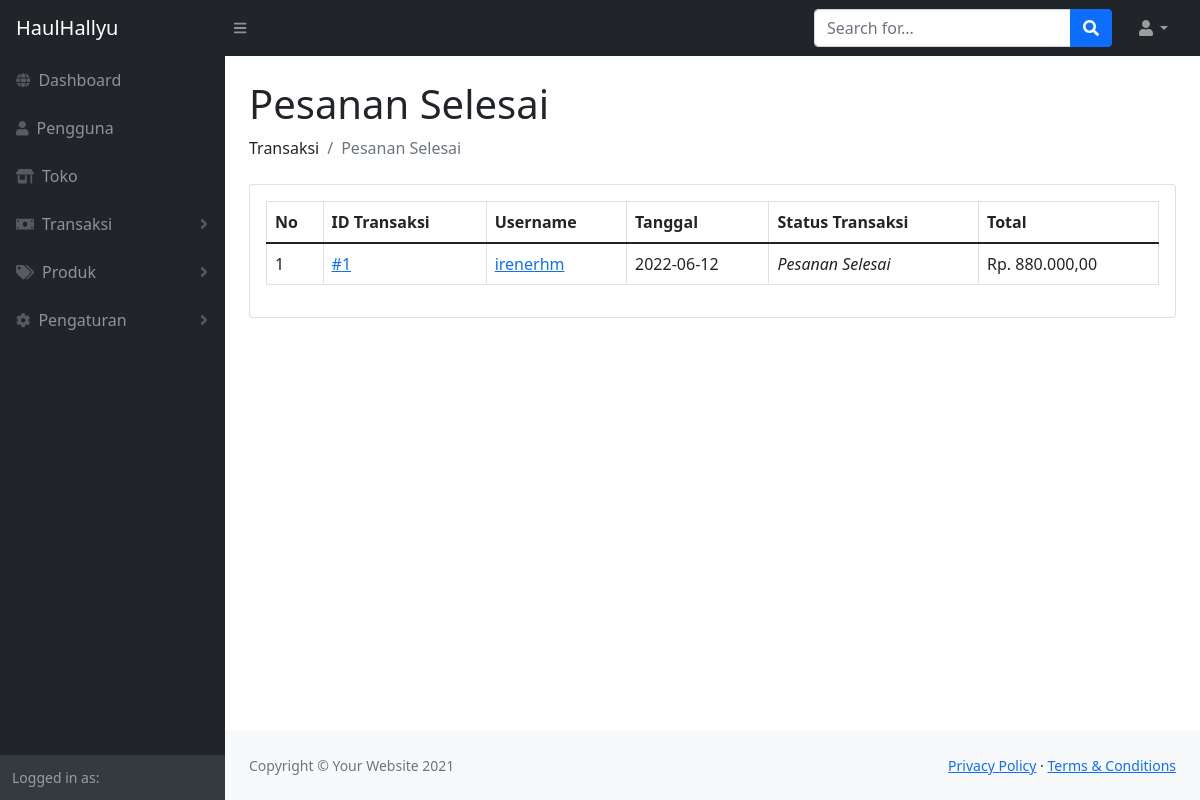
The app's page /selesai.php with its own data.
### tables this page shows
CREATE TABLE `transaksi` (
  `id_transaksi` int(11) NOT NULL,
  `tgl_transaksi` date DEFAULT NULL,
  `total_trans` int(100) DEFAULT NULL,
  `status_trans` varchar(100) DEFAULT NULL,
  `tarif` int(100) DEFAULT NULL,
  `jenispem` varchar(100) NOT NULL,
  `u_username` char(100) DEFAULT NULL
);

CREATE TABLE `user` (
  `u_username` char(100) NOT NULL,
  `u_nama` varchar(100) DEFAULT NULL,
  `u_email` varchar(100) DEFAULT NULL,
  `u_password` varchar(100) DEFAULT NULL,
  `u_alamat` text DEFAULT NULL,
  `u_nohp` char(14) DEFAULT NULL,
  `u_image` varchar(100) DEFAULT NULL
);

### fungsi.php (called while the page is built, shortened)
<?php
$servername = "localhost";
$username ="root";
$password ="";
$dbname = "webmerch";
$conn = mysqli_connect($servername, $username, $password, $dbname);
if (!function_exists('query'))   {
  function query($query) {
	global $conn;
	$result = mysqli_query($conn, $query);
	$rows = [];
	while( $row = mysqli_fetch_assoc($result) )  {
		$rows[] = $row;
	}
	return $rows;
	}
}
?>

### selesai.php (the view, shortened to what this page needs)
<?php
require 'fungsi.php';
$transaksi = query("SELECT * FROM transaksi WHERE status_trans='Pesanan Selesai'");
?>
<!DOCTYPE html>
<html>
    <head>
        <link href="https://cdn.jsdelivr.net/npm/simple-datatables@latest/dist/style.css" rel="stylesheet" />
        <link href="css/styles.css" rel="stylesheet" />
    </head>
    <body class="sb-nav-fixed">
        <?php require "navbar.php"; ?>
        <div id="layoutSidenav">
            <?php require "sidebar.php"; ?>
            <div id="layoutSidenav_content">
                <main>
                    <div class="container-fluid px-4">
                        <h1 class="mt-4">Pesanan Selesai</h1>
                        <ol class="breadcrumb mb-4">
                            <li class="breadcrumb-item">Transaksi</li>
                            <li class="breadcrumb-item active">Pesanan Selesai</li>
                        </ol>
                        <div class="card">
                            <div class="card-body">
                                <div class="table-responsive">
                                    <table class="table table-bordered">
                                        <thead>
                                            <tr>
                                                <th>No</th>
                                                <th>ID Transaksi</th>
                                                <th>Username</th>
                                                <th>Tanggal</th>
                                                <th>Status Transaksi</th>
                                                <th>Total</th>
                                            </tr>
                                        </thead>
                                        <tbody>
                                        <?php $no = 1; ?>
                                        <?php
                                        foreach( $transaksi as $row): ?>
                                            <tr>
                                                <td><?= $no; ?></td>
                                                <td><a href="buktitf.php?id=<?= $row["id_transaksi"]; ?>">#<?= $row["id_transaksi"]; ?></a></td>
                                                <?php
                                                    $idpel = $row['u_username'];
                                                    $pelanggan = "SELECT  * FROM user WHERE u_username='$idpel'";
                                                    $result = mysqli_query($conn,$pelanggan);
                                                    $baris = mysqli_fetch_array($result);
                                                    $username = $baris['u_username'];
                                                ?>
                                                <td><a href="detailuser.php?username=<?php echo $username;?>">
                                                <?php echo $username;?></a></td>
                                                <td><?= $row["tgl_transaksi"]; ?></td>
                                                <td><i><?= $row["status_trans"]; ?></i></td>
                                                <td>Rp. <?php echo number_format($row["total_trans"],2,",",".");?></td>
                                            </tr>
                                            <?php $no++; ?>
                                            <?php endforeach; ?>
                                        </tbody>
                                    </table>
                                </div>
                            </div>
                        </div>
                    </div>
                </main>
                <?php require "footer.php"; ?>
            </div>
        </div>
    </body>
</html>

### records on screen
transaksi: id_transaksi "1", u_username.u_username "irenerhm", tgl_transaksi "2022-06-12", status_trans "Pesanan Selesai", total_trans "880.000,00"
